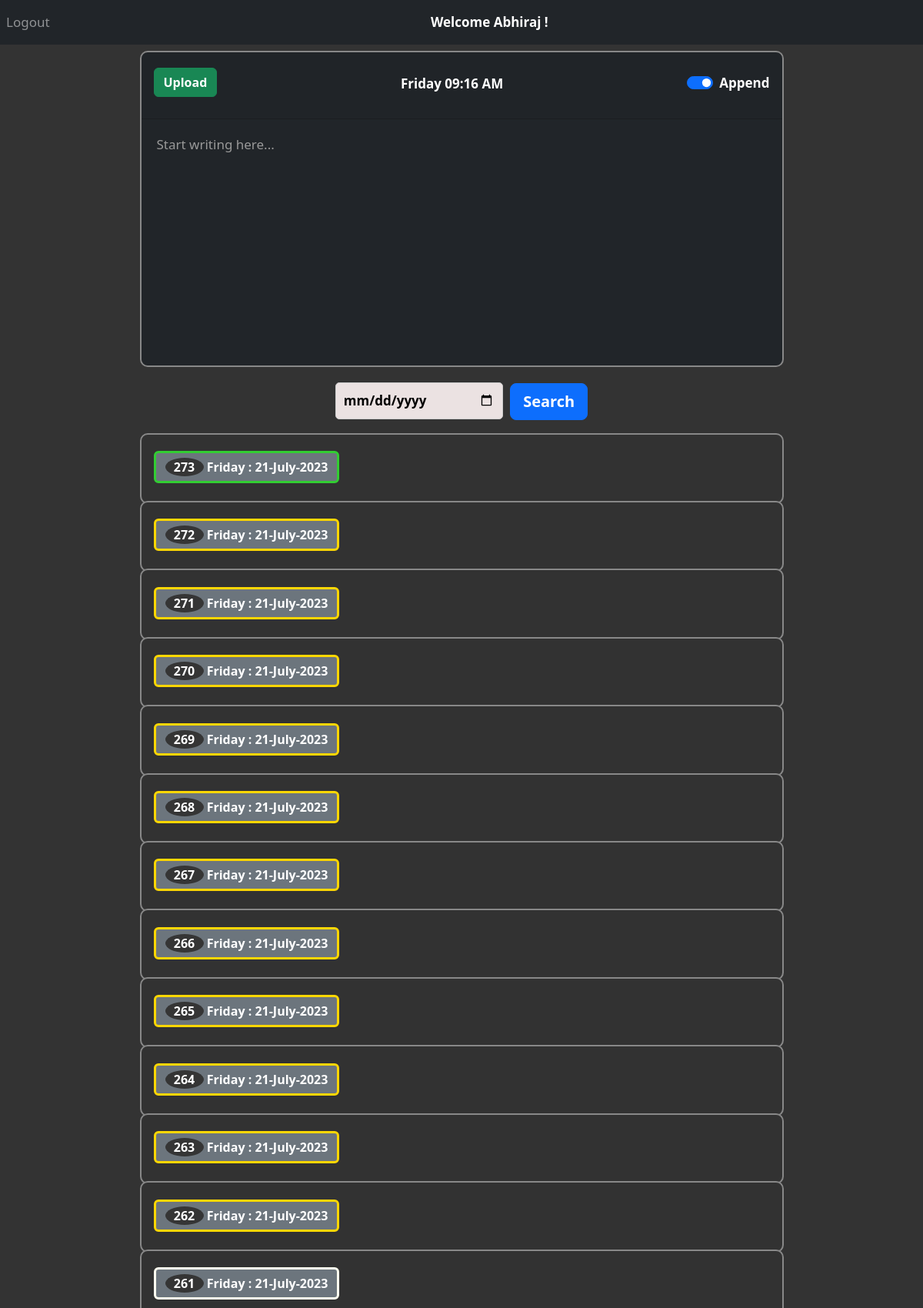
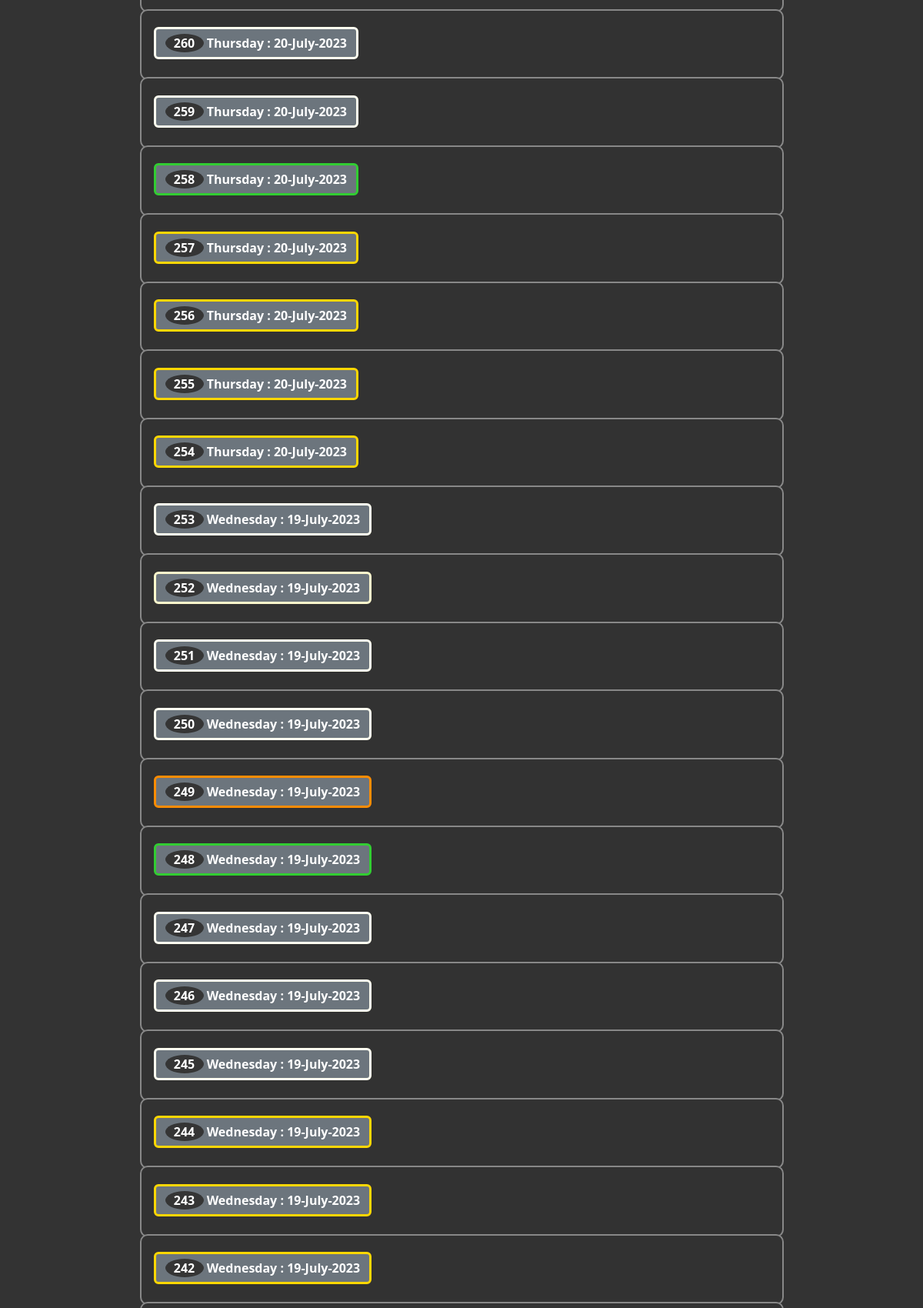
The app's page / (signed in, upper part) with its own data (2 pictures, top to bottom).
### website/models.py (models this page shows)
class User(db.Model, UserMixin):
    id = db.Column(db.Integer, primary_key=True)
    email = db.Column(db.String(150), unique=True)
    password = db.Column(db.String(150))
    first_name = db.Column(db.String(150))
    notes = db.relationship('Note')

class Note(db.Model):
    id = db.Column(db.Integer, primary_key=True)
    data = db.Column(db.String(10000))
    date = db.Column(db.DateTime(timezone=True), default=func.now())
    day = db.Column(db.String(10), default=datetime.now().strftime('%A'))
    currDate = db.Column(db.String(20), default=datetime.now().strftime('%Y-%m-%d'))
    time = db.Column(db.String(20), default=datetime.now().strftime('%H:%M:%S'))
    month = db.Column(db.String(20), default=datetime.now().strftime('%B'))
    sentiment = db.Column(db.Float)
    sentimentColor = db.Column(db.String(255))
    classification = db.Column(db.String(50))
    switch_state = db.Column(db.Boolean, default=False)  # New column for the switch state
    user_id = db.Column(db.Integer, db.ForeignKey('user.id'))

### website/views.py (the view, shortened to what this page needs)
@views.route('/', methods=['GET', 'POST'])
@login_required
def home():
    first_name = current_user.first_name
    notes = Note.query.filter_by(user_id=current_user.id).all()
    get_switch_state = Note.query.filter_by(user_id=current_user.id).order_by(Note.id.desc()).first()
    latest_switch_state = "checked" if get_switch_state.switch_state else ""
    note_data = [(note.currDate, note.day, note.month, note.sentimentColor) for note in notes]
    return render_template("home.html", user=current_user, first_name = first_name, note_data=note_data, latest_switch_state = latest_switch_state)

### website/__init__.py (called while the page is built)
def create_app():
    app = Flask(__name__)
    app.config['SECRET_KEY'] = 'hjshjhdjah kjshkjdhjs'
    app.config['SQLALCHEMY_DATABASE_URI'] = f'sqlite:///{DB_NAME}'
    db.init_app(app)
    from .views import views
    from .auth import auth
    app.register_blueprint(views, url_prefix='/')
    app.register_blueprint(auth, url_prefix='/')
    from .models import User, Note
    with app.app_context():
        db.create_all()
    login_manager = LoginManager()
    login_manager.login_view = 'auth.login'
    login_manager.init_app(app)
    @login_manager.user_loader
    def load_user(id):
        return User.query.get(int(id))
    return app

### website/templates/home.html (shortened to what this page needs)
{% extends "base.html" %}
{% block content %}
<form method="POST">
  <div class="card text-white bg-dark mb-3">
    <div class="card-header">
      <div align="left">
        <button type="submit" class="btn btn-secondary  btn-success" style="display: flex; justify-content: space-between;"><b>Upload</b></button>
      </div>
      <div style="font-weight: bold">
        <div class="d-flex justify-content-center w-100">
          <span class="navbar-text text-center" style="color: white; font-weight: bold;">
             <span id="current-time-home"></span>
          </span>
        </div>
      </div>
      <div class="form-check form-switch align-center">
        <input class="form-check-input" type="checkbox" role="switch" id="flexSwitchCheckChecked" name="switchState" {{latest_switch_state}}>
        <label class="form-check-label" for="flexSwitchCheckChecked"><b>Append</b></label>
      </div>
    </div>
    <textarea name="note" id="note" class="form-control bg-dark text-white" style="border: none;" autofocus wrap="soft" placeholder="Start writing here..."></textarea>
  </div>
</form>
<form id="search-form" method="GET">
  <div align="center">
    <input type="date" id="search" name="searchDate">
    <button type="submit" class="btn btn-primary btn-lg" name="searchButton"><b>Search</b></button>
  </div>
</form>
<ul class="list-group list-group-flush" id="notes">
  {% for note in user.notes | reverse %}
  <div class="accordion" id="accordionExample">
    <div class="card">
      <div class="card-header text-center" id="heading{{ note.id }}">
        <h2 class="mb-0">
          <button class="btn btn-secondary text-left" type="button" data-toggle="collapse" data-target="#collapse{{ note.id }}" aria-expanded="true" aria-controls="collapse{{ note.id }}"  {% if note.sentimentColor %}style="border-color: {{ note.sentimentColor }}"{% endif %}>
            {% if note.currDate %}
              {% set index = loop.length - loop.index0 %}
              <span class="index-circle">{{ index }}</span><b> {{ note.day }} : {{ note.currDate[8:] }}-{{ note.month }}-{{ note.currDate[:4] }}</b>
            {% else %}
              <span class="index-circle">{{ index }}</span><b>{{ note.day }} - Date Not Available </b>
            {% endif %}
          </button>
        </h2>
      </div>
    </div>
  </div>{% endfor %}
</ul>
{% endblock %}

### website/templates/base.html (shortened to what this page needs)
<!DOCTYPE html>
<html>
  <head>
    <link
      rel="stylesheet"
      href="https://stackpath.bootstrapcdn.com/bootstrap/4.4.1/css/bootstrap.min.css"
    />
    <link
      rel="stylesheet"
      href="https://stackpath.bootstrapcdn.com/font-awesome/4.7.0/css/font-awesome.min.css"
    />
    <link rel="stylesheet" href="static\styles.css">
    <link href="https://cdn.jsdelivr.net/npm/bootstrap@5.3.0/dist/css/bootstrap.min.css" rel="stylesheet">
  </head>
  <body>
    <nav class="navbar navbar-expand-lg navbar-dark bg-dark" #e3f2fd;>
      <div class="collapse navbar-collapse" id="navbar">
        <div class="navbar-nav">
          {% if user.is_authenticated %}
          <a class="nav-item nav-link" id="logout" href="/logout">Logout</a>
          {% endif %}
        </div>
        {% if user.is_authenticated %}
        <div class="d-flex justify-content-center w-100">
          <span class="navbar-text text-center" style="color: white; font-weight: bold;">
             <span>Welcome {{first_name}} !</span>
          </span>
        </div>
      {% endif %}
    </nav>
    <div class="container">{% block content %} {% endblock %}</div>
  </body>
</html>

### website/templates/base.html (style rules this page uses)
body { background-color: #333; color:white; font-size: 17px; }

### website/templates/home.html (style rules this page uses)
.index-circle { display: inline-block; width: 50px; height: 24px; line-height: 24px; text-align: center; border-radius: 50%; background-color: #353535; color: #fff; font-weight: bold; }
.card-header { padding-top: 20px; padding-bottom: 25px; display: flex; justify-content: space-between; }
.card { background-color: #333; color: white; border-radius: 0px; width:75%; margin: -2px auto; border-color: #888; border-width: 2px 2px 2px 2px; border-style: solid; border-radius: 10px; }
form { margin-top: 10px; background-color: #333; padding: 0px; }
textarea.form-control { background-color: #333; color: white; width: 100%; margin: 0; padding: 20px; font-size: 17px; border: 3px solid #ccc; border-radius: 10px; box-sizing: border-box; height: 320px; resize: none; white-space: pre-wrap; }
ul#notes button { border-width: 3.5px; }
#note::placeholder { color: #999; }
.form-check { padding-top: 7px; }
input[type="date"] { font-size: 17px; padding: 10px; margin-top: 4px; margin-right:5px; margin-bottom: 20px; border: 1px solid #ccc; border-radius: 5px; outline: none; width: 218px; font-weight: bold; background-color: #ebe2e2 }

### records on screen
User: first_name "Abhiraj"
Note: index "273", day "Friday", currDate "21", month "July", currDate "2023"
Note: index "272", day "Friday", currDate "21", month "July", currDate "2023"
Note: index "271", day "Friday", currDate "21", month "July", currDate "2023"
Note: index "270", day "Friday", currDate "21", month "July", currDate "2023"
Note: index "269", day "Friday", currDate "21", month "July", currDate "2023"
Note: index "268", day "Friday", currDate "21", month "July", currDate "2023"
Note: index "267", day "Friday", currDate "21", month "July", currDate "2023"
Note: index "266", day "Friday", currDate "21", month "July", currDate "2023"
Note: index "265", day "Friday", currDate "21", month "July", currDate "2023"
Note: index "264", day "Friday", currDate "21", month "July", currDate "2023"
Note: index "263", day "Friday", currDate "21", month "July", currDate "2023"
Note: index "262", day "Friday", currDate "21", month "July", currDate "2023"
Note: index "261", day "Friday", currDate "21", month "July", currDate "2023"
Note: index "260", day "Thursday", currDate "20", month "July", currDate "2023"
Note: index "259", day "Thursday", currDate "20", month "July", currDate "2023"
Note: index "258", day "Thursday", currDate "20", month "July", currDate "2023"
Note: index "257", day "Thursday", currDate "20", month "July", currDate "2023"
Note: index "256", day "Thursday", currDate "20", month "July", currDate "2023"
Note: index "255", day "Thursday", currDate "20", month "July", currDate "2023"
Note: index "254", day "Thursday", currDate "20", month "July", currDate "2023"
Note: index "253", day "Wednesday", currDate "19", month "July", currDate "2023"
Note: index "252", day "Wednesday", currDate "19", month "July", currDate "2023"
Note: index "251", day "Wednesday", currDate "19", month "July", currDate "2023"
Note: index "250", day "Wednesday", currDate "19", month "July", currDate "2023"
Note: index "249", day "Wednesday", currDate "19", month "July", currDate "2023"
Note: index "248", day "Wednesday", currDate "19", month "July", currDate "2023"
Note: index "247", day "Wednesday", currDate "19", month "July", currDate "2023"
Note: index "246", day "Wednesday", currDate "19", month "July", currDate "2023"
Note: index "245", day "Wednesday", currDate "19", month "July", currDate "2023"
Note: index "244", day "Wednesday", currDate "19", month "July", currDate "2023"
Note: index "243", day "Wednesday", currDate "19", month "July", currDate "2023"
Note: index "242", day "Wednesday", currDate "19", month "July", currDate "2023"
